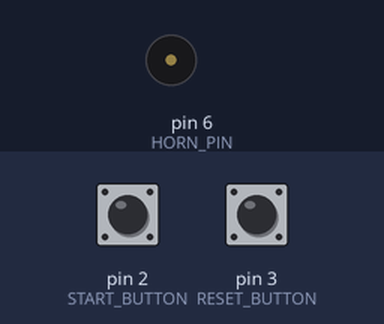
The sketch below on a simulated Arduino Nano, built with avr-gcc and run on an emulated ATmega328P. On the bench: buzzer (waves = sounding, pin HIGH). Inputs (shaded band) come from the test bench; at power-on: pin 2 (START_BUTTON) HIGH, pin 3 (RESET_BUTTON) HIGH.

Above: at 1.2 s.
1.3 s: pin 2 (START_BUTTON) pulled LOW for 0.15 s
At 1.7 s:
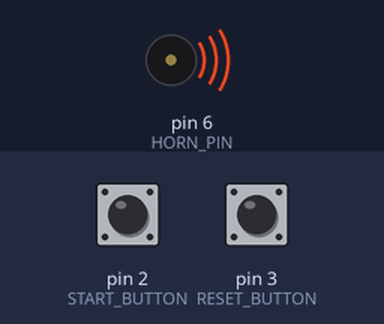
4.4 s: pin 3 (RESET_BUTTON) pulled LOW for 1 s
At 4.4 s:
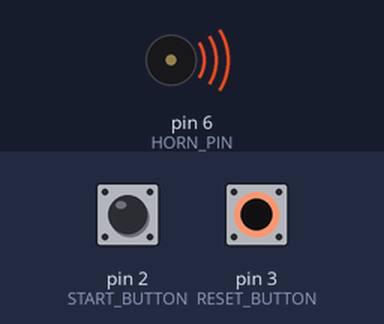
Timing chart, 0 to 15.3 s (numbered marks = the images above; inputs shaded):
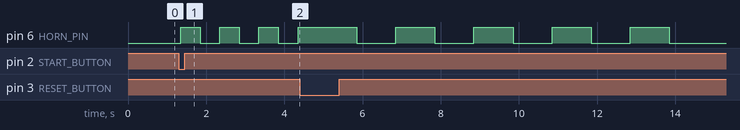

Measured:
- after the input at 1.3 s, pin 6 (HORN_PIN): alternates HIGH for 0.50 s and LOW for 0.50 s, starting after 0.05 s

The sketch:

RaceHorn.ino
```cpp
// RaceHorn — Sailboat racing horn sequencer
// Hardware: Arduino Nano clone
//   Start button: D2 (INPUT_PULLUP, active LOW)
//   Reset button: D3 (INPUT_PULLUP, active LOW)
//   Horn (MOSFET module): D6

#define START_BUTTON  2
#define RESET_BUTTON  3
#define HORN_PIN      6
#define STEP_MS       500
#define PWM_LEVEL     128  // ~50% duty cycle used in test mode to reduce volume

// Each character = 500 ms. '+' = horn on, '_' = horn off.

// Main race countdown sequence:
//   5 short bursts
//   5 s silence
//   3 long bursts @ 1 s gap          <- 5-minute signal
//   1 minute silence
//   2 long bursts @ 1 s gap          <- 4-minute signal
//   1 minute silence
//   1 long burst                     <- 3-minute (prep) signal
//   30 s silence
//   3 short bursts @ 500 ms gap
//   10 s silence
//   2 short bursts @ 500 ms gap
//   10 s silence
//   1 short burst
//   5 s silence
//   5 short bursts @ 500 ms gap      <- start signal
//   3 second burst                   <- end signal
const char RACE_SEQUENCE[] =
  "+_+_+_+_+"                                                          // 5 short bursts, 500 ms gaps (4.5 s)
  "__________"                                                         // 5 s silence               (5 s)
  "++_++_++"                                                           // 3 long bursts, 500ms gaps   (4 s)
  "____________________________________________________________"       //
  "____________________________________________________"               //  > 1 min silence (120-8 chars) (-4 seconds to account for 3 minute horn)
  "++_++"                                                              // 2 long bursts, 500ms gap    (2.5 s)
  "____________________________________________________________"       //
  "_______________________________________________________"            //  > 1 min silence (-2.5 seconds to account for 2 minut horn)
  "++"                                                                 // 1 long burst              (1 s)
  "__________________________________________________________"         // 30 s silence (60-2 chars) (-1 second to account for 1 minute)
  "+_+_+"                                                              // 3 short bursts, 500 ms gaps (2.5 s)
  "_______________"                                                    // 10 s silence              (20-5 chars)
  "+_+"                                                                // 2 short bursts, 500 ms gap (1.5 s)
  "_________________"                                                  // 10 s silence
  "+"                                                                  // 1 short burst             (0.5 s)
  "_________"                                                          // 5 s silence
  "+_+_+_+_+"                                                          // 5 short bursts, 500 ms gaps (4.5 s)
  "++++++_";                                                           // 3 second burst               (3 s)

// Cancel-race sequence: 5 long bursts each separated by 1 second
const char CANCEL_SEQUENCE[] = "++__++__++__++__++";

// Finish sequence: single 2-second burst (cancel pressed outside a race)
const char FINISH_SEQUENCE[] = "++";

bool testMode = false;
bool sequenceRunning = false;

unsigned long lastLedToggle = 0;
bool ledState = false;

// ── Horn control ─────────────────────────────────────────────────────────────

void hornOn() {
  if (testMode) {
    analogWrite(HORN_PIN, PWM_LEVEL);
  } else {
    digitalWrite(HORN_PIN, HIGH);
  }
}

void hornOff() {
  if (testMode) {
    analogWrite(HORN_PIN, 0);
  } else {
    digitalWrite(HORN_PIN, LOW);
  }
}

// ── Sequence player ───────────────────────────────────────────────────────────
// Returns true if the sequence completed, false if cancelled mid-way.
// Pass cancelable=true only for the main race sequence.

bool playSequence(const char* seq, bool cancelable) {
  int len = strlen(seq);
  for (int i = 0; i < len; i++) {
    if (cancelable && digitalRead(RESET_BUTTON) == LOW) {
      hornOff();
      return false;
    }

    if (seq[i] == '+') {
      hornOn();
    } else {
      hornOff();
    }
    delay(STEP_MS);
  }
  hornOff();
  return true;
}

// ── Arduino lifecycle ─────────────────────────────────────────────────────────

void setup() {
  pinMode(START_BUTTON, INPUT_PULLUP);
  pinMode(RESET_BUTTON, INPUT_PULLUP);
  pinMode(HORN_PIN, OUTPUT);
  hornOff();

  // Test mode: start button held during power-on
  if (digitalRead(START_BUTTON) == LOW) {
    testMode = true;
    pinMode(LED_BUILTIN, OUTPUT);
    // Wait for button release so the held press doesn't trigger a sequence
    while (digitalRead(START_BUTTON) == LOW) { /* wait */ }
  }
}

void loop() {
  // ── Test mode LED blink (stops once a sequence starts) ────────────────────
  if (testMode && !sequenceRunning) {
    unsigned long now = millis();
    if (now - lastLedToggle >= 500) {
      ledState = !ledState;
      digitalWrite(LED_BUILTIN, ledState ? HIGH : LOW);
      lastLedToggle = now;
    }
  }

  // ── Start button: begin race sequence ──────────────────────────────────────
  if (!sequenceRunning && digitalRead(START_BUTTON) == LOW) {
    delay(50);  // debounce
    if (digitalRead(START_BUTTON) == LOW) {
      sequenceRunning = true;
      if (testMode) digitalWrite(LED_BUILTIN, LOW);
      bool completed = playSequence(RACE_SEQUENCE, true);
      if (!completed) {
        // Cancelled mid-race: play cancel sequence (not interruptible)
        playSequence(CANCEL_SEQUENCE, false);
      }
      sequenceRunning = false;
    }
  }

  // ── Reset button (outside a race): indicate race finish ───────────────────
  // Cancel during a race is handled inside playSequence above.
  if (!sequenceRunning && digitalRead(RESET_BUTTON) == LOW) {
    delay(50);  // debounce
    if (digitalRead(RESET_BUTTON) == LOW) {
      playSequence(FINISH_SEQUENCE, false);
    }
  }
}
```
